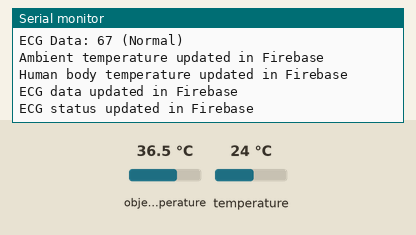
This sketch was run on a simulated ESP8266 (NodeMCU). Parts: the last lines printed to the serial monitor. The inputs (shaded band) are chosen by the test bench; at power-on: object temperature 36.5 °C, temperature 24 °C. WiFi joins after 1.5 s; servers stay silent unless stated; random numbers use the default seed unless the sketch sets one.

Above: at 3.2 s.
3.3 s: object temperature set to 20 °C
At 4.74 s:
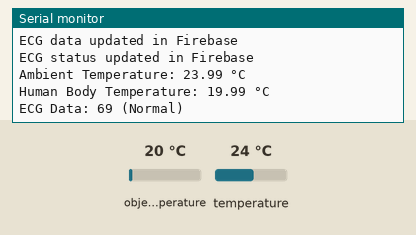
6.7 s: temperature set to 12 °C
At 7.5 s:
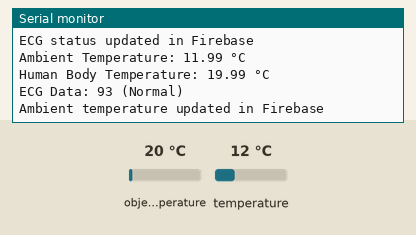
10.1 s: object temperature set to 26 °C
At 10.25 s:
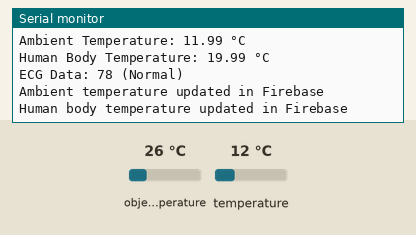
Timing chart, 0 to 13.1 s (numbered marks = the images above; inputs shaded):
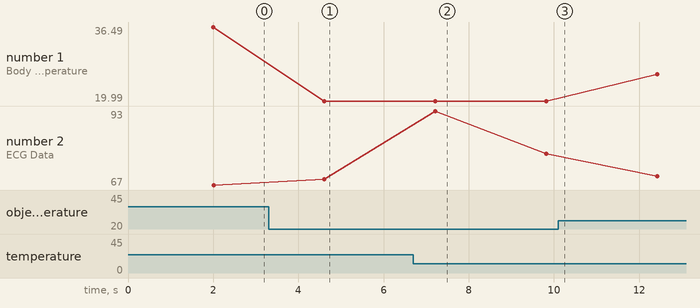

Measured:
- after the input at 3.3 s, the serial monitor: prints a new line after 1.3 s (image 1)
- after the input at 6.7 s, the serial monitor: prints a new line after 0.52 s (image 2)
- plotted number 1: 36.49 → 19.99 after the input at 3.3 s, 19.99 → 25.99 after the input at 10.1 s

The sketch:

Realtimedabase.ino
```cpp
#include <Wire.h>
#include <Adafruit_MLX90614.h>
#include <ESP8266WiFi.h>
#include <FirebaseESP8266.h>

// Wi-Fi credentials
const char* ssid = "Chaitanya";
const char* password = "chaitanya";

// Firebase details
#define FIREBASE_HOST "https://animalhealthcare-4eac5-default-rtdb.firebaseio.com/"  // Your Firebase Database URL
#define FIREBASE_AUTH "AIzaSyDXti8V8uLhAacKjEAtlqwrM-QUojvx87o"  // Your Firebase Database Secret

// Firebase data object
FirebaseData firebaseData;

// Create an instance of the MLX90614 sensor
Adafruit_MLX90614 mlx = Adafruit_MLX90614();

void setup() {
  // Start the serial communication
  Serial.begin(115200);

  // Initialize MLX90614 sensor
  if (!mlx.begin()) {
    Serial.println("Error connecting to MLX90614 sensor. Check wiring.");
    while (1);
  }

  // Connect to Wi-Fi
  WiFi.begin(ssid, password);
  Serial.print("Connecting to Wi-Fi");
  while (WiFi.status() != WL_CONNECTED) {
    delay(1000);
    Serial.print(".");
  }
  Serial.println("Connected to Wi-Fi");

  // Initialize Firebase connection
  Firebase.begin(FIREBASE_HOST, FIREBASE_AUTH);
  Firebase.reconnectWiFi(true);

  Serial.println("Firebase connection established");
}

void loop() {
  // Read ambient and human body temperature from MLX90614
  float ambientTemp = mlx.readAmbientTempC();
  float humanBodyTemp = mlx.readObjectTempC();  // Rename objectTemp to humanBodyTemp for clarity

  // Simulate dummy ECG data (for example, normal values could range from 60 to 100)
  int ecgData = random(60, 100);  // Replace with actual ECG sensor data if available
  String ecgStatus = (ecgData >= 60 && ecgData <= 100) ? "Normal" : "Abnormal";

  // Print the readings to the Serial Monitor
  Serial.print("Ambient Temperature: ");
  Serial.print(ambientTemp);
  Serial.println(" °C");

  Serial.print("Human Body Temperature: ");
  Serial.print(humanBodyTemp);
  Serial.println(" °C");

  Serial.print("ECG Data: ");
  Serial.print(ecgData);
  Serial.print(" (");
  Serial.print(ecgStatus);
  Serial.println(")");

  // Send ambient and human body temperature data to Firebase
  if (Firebase.setFloat(firebaseData, "/ambientTemperature", ambientTemp)) {
    Serial.println("Ambient temperature updated in Firebase");
  } else {
    Serial.println("Failed to update ambient temperature");
  }

  if (Firebase.setFloat(firebaseData, "/humanBodyTemperature", humanBodyTemp)) {
    Serial.println("Human body temperature updated in Firebase");
  } else {
    Serial.println("Failed to update human body temperature");
  }

  // Send ECG data to Firebase
  if (Firebase.setInt(firebaseData, "/ecgData", ecgData)) {
    Serial.println("ECG data updated in Firebase");
  } else {
    Serial.println("Failed to update ECG data");
  }

  if (Firebase.setString(firebaseData, "/ecgStatus", ecgStatus)) {
    Serial.println("ECG status updated in Firebase");
  } else {
    Serial.println("Failed to update ECG status");
  }

  // Wait for 2 seconds before the next reading
  delay(2000);
}
```
